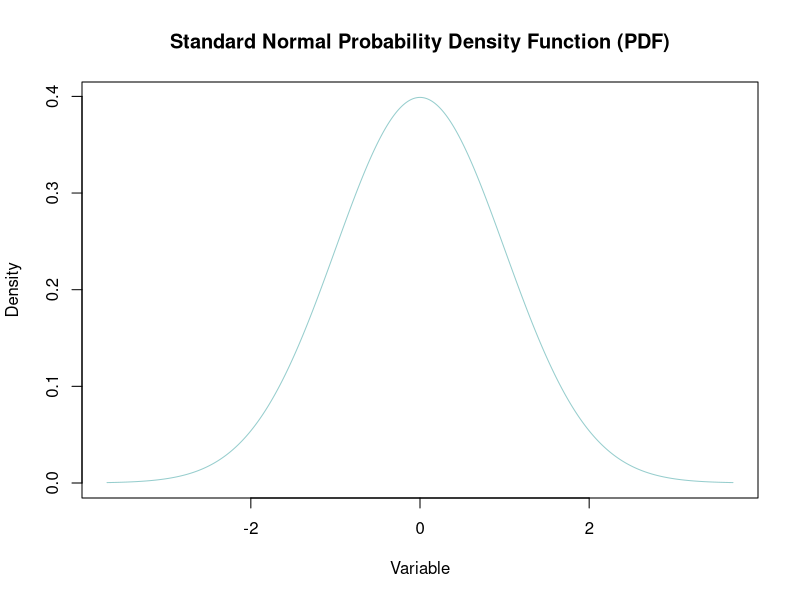
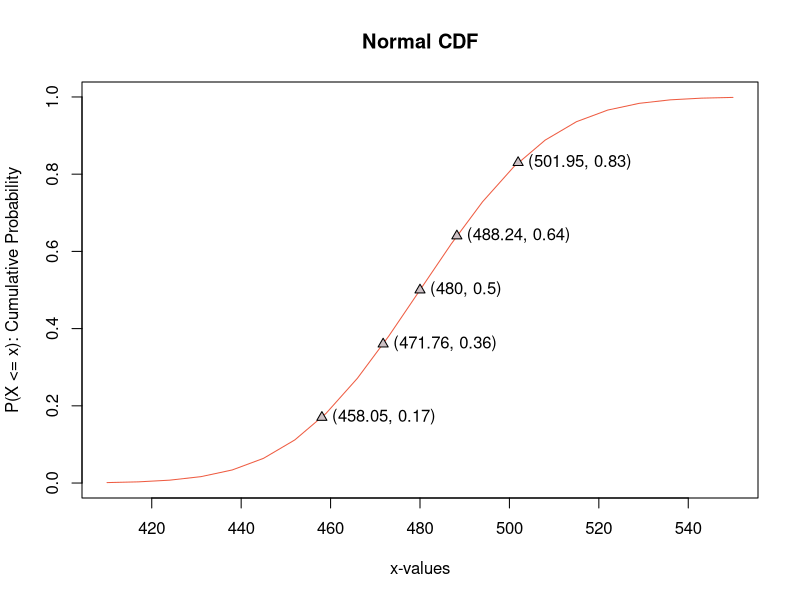

The R script that drew these images, in order:
##### R Project 4: Normal Distribution
##### Name: Hanel Vujic
##### Version Number: 5


#############################
###### PART 1 ###############
###### GRAPH  ###############
#############################

## DENSITY FUNCTION
## C1: Create x-values - code

xvalues_part1 <- seq(-3.7, 3.7, by = 0.01)
tempX <- seq(-1, 1, by = 0.01)
tempX
xvalues_part1


## C2: Create y-values - code

yvalues_part1 <- dnorm(xvalues_part1, mean = 0, sd = 1)
yvalues_part1


## C3: Create Plot - code
## Remember to save your plot and also submit it to Gradescope.

plot(x = xvalues_part1, y = yvalues_part1, type = "l", col = "paleturquoise3", main = "Standard Normal Probability Density Function (PDF)", xlab = "Variable", ylab = "Density", lty = 1)



#############################
###### PART 1 ###############
###### QUESTIONS  ###########
#############################

## Question 4: Largest approximate y value
# Answer: The approxximate largest y value from this Normal Density function seems to be between 0.38 to 0.4


## Question 5: Why stop at the x-values from C1 instead of something like -1 and +1?
# Answer: After testing it out by making a temporary vector tempX and subsituting it into dnorm for the y values and
# the plot() function parameters, I noticed it makes a rounder curve and not necessarily inwards lime out -3.7 to 3.7 x-value curve.
# Our y-axus label also starts at 0.25  rather than 0.1 like in the one we have, which kind of makes a jump
# and withholds information.The fact that this is also a standard normal distribution also probability
# played a part in wanting to expand our values instead of the default -1 to 1.





## Question 6: When calculating a probability, how would this be represented on the graph?
# Answer: If I wanted to calculate a probability' I'd probability use the concept of z-values that we've
# learned to be able to shade certain portions and use our z-chart in order to find the most likely
# value in the end.





## Question 7: Standard Normal Questions
## a) What is the mean and variance of the standard normal distribution?
## Mean = 0
## Variance = 1


## b) What random variable abbreviation do we usually use to represent the standard normal distribution?
## Answer: N


## c) Based on graph in Part 1, what do the values on the horizontal axis represent?
## Answer: They help represent how many standard deviations we are from the mean, as well
## as helping us find out our z-scores.






#############################
###### PART 2 ###############
###### GRAPH  ###############
#############################

## CUMULATIVE DISTRIBUTION FUNCTION
## X ~ N(mean = 480; variance = 529) (see PDF for mean and variance values)
meanPart2 <- 480
variance <- 529
standDev <- sqrt(variance)


## C8: Create x-values - code

xvalues_part2 <- seq(410, 550, by = 7)
xvalues_part2

## C9: Create y-values - code
yvalues_part2 <- pnorm(xvalues_part2, meanPart2, standDev)
yvalues_part2


## C10: Create Plot - code

plot(x = xvalues_part2, y = yvalues_part2, type = "l", lty = 1, col = "tomato2", main = "Normal CDF", xlab = "x-values", ylab = "P(X <= x): Cumulative Probability")

## C11: Cumulative Probabilities - code

cumulative_probabilities <- c(0.17, 0.36, 0.50, 0.64, 0.83)



## C12: Find x-values associated with cumulative probabilities - code

quantile_for_k <- qnorm(cumulative_probabilities, mean = meanPart2, sd = standDev, lower.tail = TRUE)
quantile_for_k


## C13: Overlay points on plot - code

points(x = quantile_for_k, y = cumulative_probabilities, lty = 1, bg = "lavenderblush3", pch = 24) #main = "Normal CDF", xlab = "x-values", ylab = "P(X <= x): Cumulative Probability", text(x = quantile_for_k, y = cumulative_probabilities, labels = paste("(", round(quantile_for_k,2), ", ", cumulative_probabilities,")", sep = ""), pos = 4))

#text(x = quantile_for_k, y = cumulative_probabilities, labels = paste("(", round(quantile_for_k,2), ", ", cumulative_probabilities,")", sep = ""), pos = 4)


## C14: Add text at each point - code
## Remember to save your plot and also submit it to Gradescope.  <- this is the only plot from Part 2 you need to submit.

text(x = quantile_for_k, y = cumulative_probabilities, labels = paste("(", round(quantile_for_k,2), ", ", cumulative_probabilities,")", sep = ""), pos = 4)





#############################
###### PART 2 ###############
###### QUESTIONS  ###########
#############################

## Question 15: What do the y-values approach as x goes to +/- infinity?
# As x goes towards -infinity: 
# (ANSWER): The y-values approach 0 and the line flattens out.

# As x goes towards +infinity: 
#(ANSWER): The y-values approach 1 and it flattens out from there.

## Question 16: Pick one of the points on your graph from Part 2.  Write a probability statement involving the $x$- and $y$- coordinate values that describes how they relate to each other. Do not use the value corresponding to y = 0.5.

# Point you will use: 

# I will use the point (458.05, 0.17).

# Probability Statement: 

# P(X < 458.05) = 0.17



## Question 17: Create and solve your own probability problem.
## Must be of the form where you solve for a particular value, given the probability.
## Do not use any of the points from Q16.
## Do not use the mean value.
## Include your code and your final answer.
## Do NOT use a table or your calculator.

# Question: NOTE: Use your mean of 480 and variance of 529, make up your own x value.

# (ANSWER) Given your mean of 480 and variance of 529, find the probability of 
# the output given P(X <= k) = 0.075 


# Code:

qnorm(0.075, mean = 480, sd = standDev, lower.tail = T)

# Answer: 
# 446.8908




